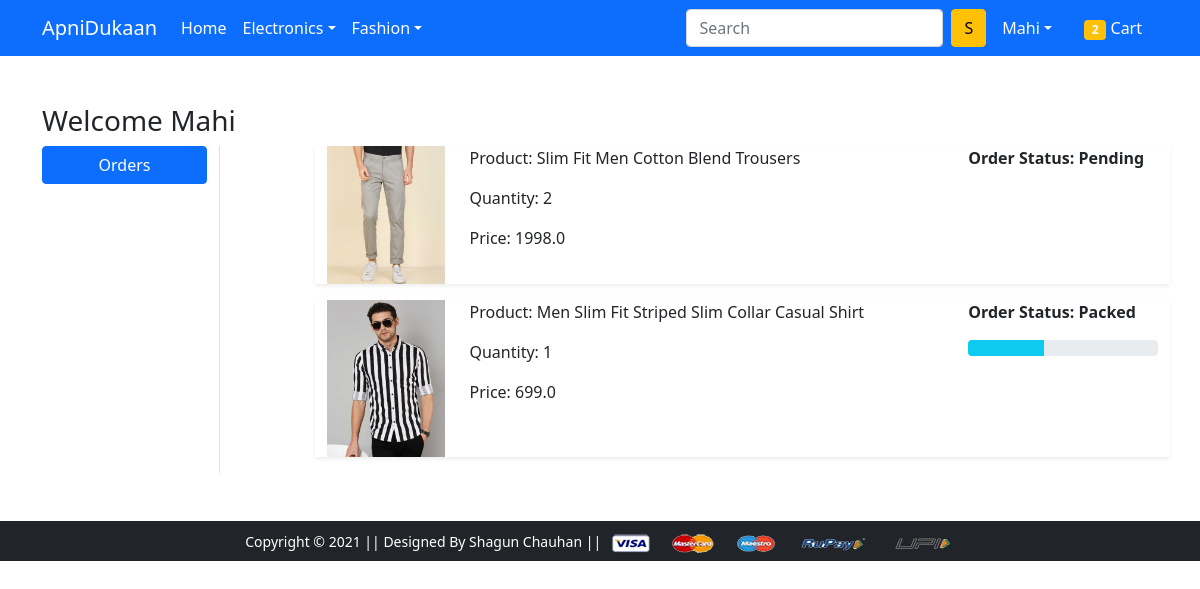
Page /orders/ (signed in) on the committed database.
### app/models.py (models this page shows, shortened)
class OrderPlaced(models.Model):
    user = models.ForeignKey(User, on_delete=models.CASCADE)
    customer = models.ForeignKey(Customer, on_delete=models.CASCADE)
    product = models.ForeignKey(Product, on_delete=models.CASCADE)
    quantity = models.PositiveIntegerField(default=1)
    ordered_date = models.DateTimeField(auto_now_add=True)
    status = models.CharField(choices=STATUS_CHOICES, max_length=50, default='Pending')
    @property
    def total_cost(self):
        return self.quantity * self.product.discounted_price

class Product(models.Model):
    title = models.CharField(max_length=100)
    selling_price = models.FloatField()
    discounted_price = models.FloatField()
    description = models.TextField()
    brand = models.CharField(max_length=100)
    category = models.CharField(choices=CATEGORY_CHOICES, max_length=2)
    product_image = models.ImageField(upload_to='productimage')

### app/views.py (the view)
# urls.py: path('orders/', views.orders, name='orders'),
@login_required
def orders(request):
    totalitem = 0
    if request.user.is_authenticated:
        totalitem = len(Cart.objects.filter(user=request.user))
    op = OrderPlaced.objects.filter(user=request.user)
    return render(request, 'app/orders.html', {'order_placed': op, 'totalitem': totalitem})

### app/templates/app/orders.html (shortened to what this page needs)
{% extends 'app/base.html' %}
{% load static %}
{% block main-content %}
<div class="container my-5">
    <div class="row">
        <h3>Welcome <span class="text-capitalize">{{request.user}}</span></h3>
        <div class="col-sm-2 border-end">
            <ul class="list-unstyled">
                <li class="d-grid"><a href="{% url 'orders' %}" class="btn btn-primary">Orders</a></li>
            </ul>
        </div>
        <div class="col-sm-9 offset-sm-1">
            {% for op in order_placed %}
                <div class="row shadow-sm mb-3">
                    <div class="col-sm-2"><a href="{% url 'product-detail' op.product.id %}"><img src="{{op.product.product_image.url}}" alt="" srcset="" class="img-fluid" height="150" width="150"></a></div>
                    <div class="col-sm-7">
                        <p>Product: {{op.product.title}}</p>
                        <p>Quantity: {{op.quantity}}</p>
                        <p>Price: {{op.total_cost}}</p>
                    </div>
                    <div class="col-sm-3 fw-bold">
                        <p>Order Status: {{op.status}}</p>
                        {% if op.status == 'Packed' %}
                            <div class="progress">
                                <div class="progress-bar bg-info" role="progressbar" style="width: 40%;" aria-valuenow="40" aria-valuemin="0" aria-valuemax="100"></div>
                            </div>
                        {% endif %}
                    </div>
                </div>
            {% endfor %}
        </div>
    </div>
</div>
{% endblock main-content %}

### app/templates/app/base.html (shortened to what this page needs)
<!doctype html>
{% load static %}
<html lang="en">
  <head>
    <link href="https://cdn.jsdelivr.net/npm/bootstrap@5.0.0-beta1/dist/css/bootstrap.min.css" rel="stylesheet">
    <link rel="stylesheet" href="{% static 'app/css/owl.carousel.min.css' %}">
    <link rel="stylesheet" href="{% static 'app/css/all.min.css' %}">
    <link rel="stylesheet" href="{% static 'app/css/style.css' %}">
  </head>
  <body>
    <nav class="navbar navbar-expand-lg navbar-dark bg-primary">
      <div class="container">
        <a class="navbar-brand" href="/">ApniDukaan</a>
        <div class="collapse navbar-collapse" id="navbarSupportedContent">
          <ul class="navbar-nav me-auto mb-2 mb-lg-0">
            <li class="nav-item">
              <a class="nav-link active" aria-current="page" href="/">Home</a>
            </li>
            <li class="nav-item dropdown">
              <a class="nav-link dropdown-toggle text-white" href="#" id="electronicsDropdown" role="button" data-bs-toggle="dropdown" aria-expanded="false">Electronics</a>
            </li>
            <li class="nav-item dropdown">
              <a class="nav-link dropdown-toggle text-white" href="#" id="fashionDropdown" role="button" data-bs-toggle="dropdown" aria-expanded="false">Fashion</a>
            </li>
          </ul>
          <form class="d-flex">
            <input class="form-control me-2" type="search" placeholder="Search" aria-label="Search">
            <button class="btn btn-warning" type="submit">S</button>
          </form>
          <div>
            <ul class="navbar-nav me-auto mb-2 mb-lg-0">
              {% if request.user.is_authenticated %}
                <li class="nav-item dropdown mx-2">
                  <a class="nav-link dropdown-toggle text-white" href="#" id="profileDropdown" role="button" data-bs-toggle="dropdown" aria-expanded="false">{{request.user.username|capfirst}}</a>
                </li>
                <li class="nav-item mx-2">
                  <a href="{% url 'showcart' %}" class="nav-link text-white">
                    {% if totalitem != 0 %}
                      <span class="badge bg-warning">{{totalitem}}</span> Cart
                    {% else %}
                      Cart
                    {% endif %}
                  </a>
                </li>
              {% endif %}
            </ul>
          </div>
        </div>
      </div>
    </nav>
    {% block main-content %} {% endblock main-content %}
    <footer class="container-fluid bg-dark text-center p-2 mt-5">
      <small class="text-white">Copyright &copy; 2021 || Designed By Shagun Chauhan || </small>
      <img src="{% static 'app/images/payment.png' %}" alt="" srcset="" class="img-fluid" height="2px">
    </footer>
  </body>
</html>

### rows in the picture
OrderPlaced: product.product_image (picture), product "Slim Fit Men Cotton Blend Trousers", quantity "2", total_cost "1998.0", status "Pending"
OrderPlaced: product.product_image (picture), product "Men Slim Fit Striped Slim Collar Casual Shirt", quantity "1", total_cost "699.0", status "Packed"

### other values in the picture
{{ request.user.username|capfirst }} "Mahi"
{{ totalitem }} "2"
{{ request.user }} "Mahi"
